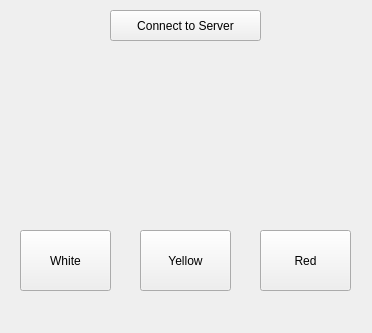
<?xml version="1.0" encoding="UTF-8"?>
<ui version="4.0">
 <class>CleintWidjet</class>
 <widget class="QMainWindow" name="CleintWidjet">
  <property name="geometry">
   <rect>
    <x>0</x>
    <y>0</y>
    <width>372</width>
    <height>333</height>
   </rect>
  </property>
  <property name="windowTitle">
   <string>CleintWidjet</string>
  </property>
  <widget class="QWidget" name="centralwidget">
   <property name="enabled">
    <bool>true</bool>
   </property>
   <widget class="QPushButton" name="whiteButton">
    <property name="geometry">
     <rect>
      <x>20</x>
      <y>230</y>
      <width>91</width>
      <height>61</height>
     </rect>
    </property>
    <property name="text">
     <string>White</string>
    </property>
   </widget>
   <widget class="QPushButton" name="yellowButton">
    <property name="geometry">
     <rect>
      <x>140</x>
      <y>230</y>
      <width>91</width>
      <height>61</height>
     </rect>
    </property>
    <property name="text">
     <string>Yellow</string>
    </property>
   </widget>
   <widget class="QPushButton" name="redButton">
    <property name="geometry">
     <rect>
      <x>260</x>
      <y>230</y>
      <width>91</width>
      <height>61</height>
     </rect>
    </property>
    <property name="text">
     <string>Red</string>
    </property>
   </widget>
   <widget class="QPushButton" name="connectButton">
    <property name="geometry">
     <rect>
      <x>110</x>
      <y>10</y>
      <width>151</width>
      <height>31</height>
     </rect>
    </property>
    <property name="text">
     <string>Connect to Server</string>
    </property>
   </widget>
  </widget>
 </widget>
 <resources/>
 <connections/>
</ui>
